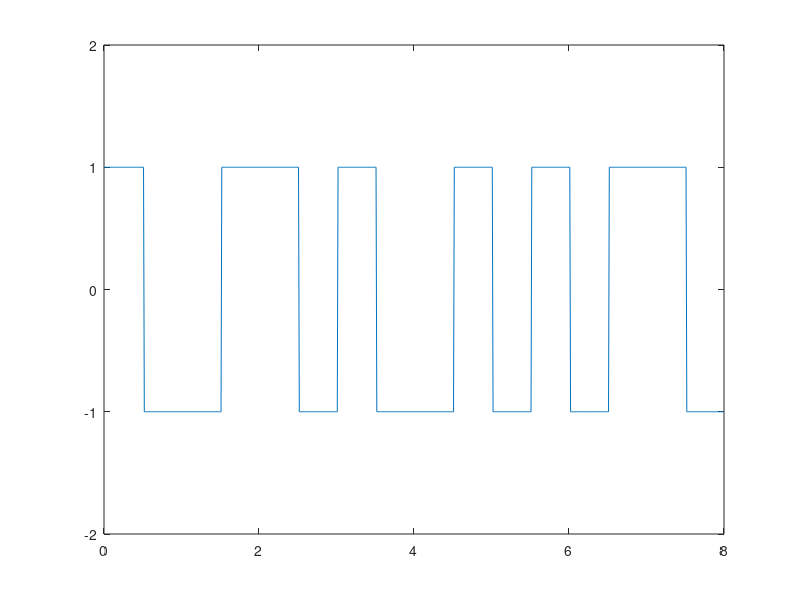
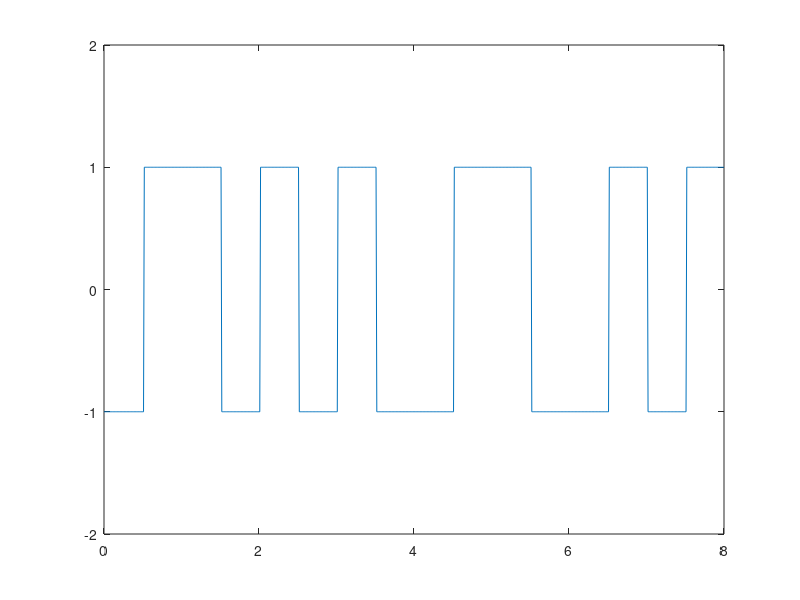

Reproduce these figures in MATLAB, in order.
function test()
    bits = [0 1 0 0 1 1 1 0];
    figure 
    title('Manchester');
    graficar(bits, Manchester(bits));
    figure
    title('Manchester Diferencial');
    graficar(bits, ManchesterDiferencial(bits));
end

function g = graficar(bits, valTrans)
    k = 1;
    l = 0.5;
    T = 0 : 0.01 : length(bits);
    for j = 1: length(T)
        y(j) = valTrans(k);
        if T(j) > l
            k = k + 1; 
            l = l + 0.5;
        end
    end    
    plot(T,y)
    axis([0 length(bits) -2 2]);
end

function m = Manchester(bits)
    valTrans = []; 
    for i = 1 : length(bits)
        if bits(i) == 0
            transicion = [1 -1];
        else
            transicion = [-1 1];
        end
        valTrans = [ valTrans transicion];
    end
    m = valTrans;
end

function md = ManchesterDiferencial(bits)
    valTrans = [];
    if bits(1) == 0
        transicion = [-1 1];
    else 
        transicion = [1 -1];
    end
    valTrans = [ valTrans transicion];
    k = 2;
    for i = 2 : length(bits)
        if bits(i) == 0
            tran = [valTrans(k - 1) valTrans(k)];
        else
            tran = [valTrans(k) valTrans(k - 1)];
        end
        k = k + 2;
        valTrans = [valTrans tran];
    end
    md = valTrans;
end

